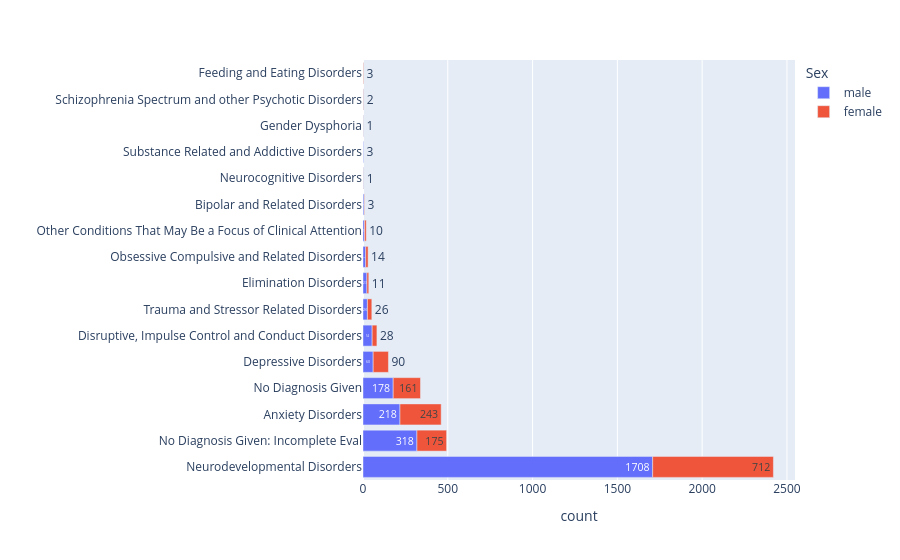

Here is the notebook cell this chart was saved with:
### Markdown cell above
## mood and anxiety disorders are only disorders where females outnumber males

### Code cell
diagnosis_grouped = df.groupby(['DX_01', 'DX_01_Cat', 'Sex']).agg({
                'Age': 'mean', 'Identifiers': 'count', 'comorbidities': 'mean'
                }).reset_index()
diagnosis_grouped = diagnosis_grouped.rename({'Identifiers': 'count', 'Age': 'mean_age'}, axis=1)


fig = px.bar(diagnosis_grouped.groupby(['DX_01_Cat', 'Sex']).sum().reset_index().sort_values(by='count', ascending=False), 
             x='count', y='DX_01_Cat', color='Sex', orientation='h', text='count')
fig.update_yaxes(title='')
fig.show()

### Figure 1 — Plotly figure (JSON) as saved in the notebook; plotly's stock layout.template omitted (floating-point values rounded to 4 significant figures)
{"data": [{"alignmentgroup": "True", "hovertemplate": "Sex=male<br>count=%{text}<br>DX_01_Cat=%{y}<extra></extra>", "legendgroup": "male", "marker": {"color": "#636efa", "pattern": {"shape": ""}}, "name": "male", "offsetgroup": "male", "orientation": "h", "showlegend": true, "text": [1708, 318, 218, 178, 60, 54, 26, 23, 16, 9, 6, 3, 3, 2, 2], "textposition": "auto", "type": "bar", "x": [1708, 318, 218, 178, 60, 54, 26, 23, 16, 9, 6, 3, 3, 2, 2], "xaxis": "x", "y": ["Neurodevelopmental Disorders", "No Diagnosis Given: Incomplete Eval", "Anxiety Disorders", "No Diagnosis Given", "Depressive Disorders", "Disruptive, Impulse Control and Conduct Disorders", "Trauma and Stressor Related Disorders", "Elimination Disorders", "Obsessive Compulsive and Related Disorders", "Other Conditions That May Be a Focus of Clinical Attention", "Bipolar and Related Disorders", "Neurocognitive Disorders", "Substance Related and Addictive Disorders", "Gender Dysphoria", "Schizophrenia Spectrum and other Psychotic Disorders"], "yaxis": "y"}, {"alignmentgroup": "True", "hovertemplate": "Sex=female<br>count=%{text}<br>DX_01_Cat=%{y}<extra></extra>", "legendgroup": "female", "marker": {"color": "#EF553B", "pattern": {"shape": ""}}, "name": "female", "offsetgroup": "female", "orientation": "h", "showlegend": true, "text": [712, 243, 175, 161, 90, 28, 26, 14, 11, 10, 3, 3, 2, 1, 1], "textposition": "auto", "type": "bar", "x": [712, 243, 175, 161, 90, 28, 26, 14, 11, 10, 3, 3, 2, 1, 1], "xaxis": "x", "y": ["Neurodevelopmental Disorders", "Anxiety Disorders", "No Diagnosis Given: Incomplete Eval", "No Diagnosis Given", "Depressive Disorders", "Disruptive, Impulse Control and Conduct Disorders", "Trauma and Stressor Related Disorders", "Obsessive Compulsive and Related Disorders", "Elimination Disorders", "Other Conditions That May Be a Focus of Clinical Attention", "Feeding and Eating Disorders", "Bipolar and Related Disorders", "Schizophrenia Spectrum and other Psychotic Disorders", "Neurocognitive Disorders", "Gender Dysphoria"], "yaxis": "y"}], "layout": {"barmode": "relative", "legend": {"title": {"text": "Sex"}, "tracegroupgap": 0}, "margin": {"t": 60}, "xaxis": {"anchor": "y", "domain": [0, 1], "title": {"text": "count"}}, "yaxis": {"anchor": "x", "domain": [0, 1], "title": {"text": ""}}}}
